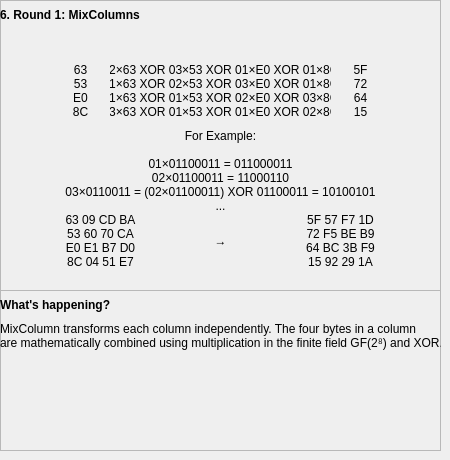
        <widget class="QWidget" name="pg_eaespg6">
         <widget class="QFrame" name="fr_eaeswh6">
          <property name="geometry">
           <rect>
            <x>0</x>
            <y>290</y>
            <width>441</width>
            <height>161</height>
           </rect>
          </property>
          <property name="frameShape">
           <enum>QFrame::StyledPanel</enum>
          </property>
          <property name="frameShadow">
           <enum>QFrame::Raised</enum>
          </property>
          <widget class="QLabel" name="lbl_eaeswh6_ex">
           <property name="geometry">
            <rect>
             <x>0</x>
             <y>30</y>
             <width>441</width>
             <height>31</height>
            </rect>
           </property>
           <property name="text">
            <string>MixColumn transforms each column independently. The four bytes in a column 
are mathematically combined using multiplication in the finite field GF(2⁸) and XOR.</string>
           </property>
          </widget>
          <widget class="QLabel" name="lbl_eaeswh6_wh">
           <property name="geometry">
            <rect>
             <x>0</x>
             <y>0</y>
             <width>211</width>
             <height>31</height>
            </rect>
           </property>
           <property name="text">
            <string>&lt;html&gt;&lt;head/&gt;&lt;body&gt;&lt;p&gt;&lt;span style=&quot; font-size:9pt; font-weight:600;&quot;&gt;What's happening?&lt;/span&gt;&lt;/p&gt;&lt;/body&gt;&lt;/html&gt;</string>
           </property>
           <property name="alignment">
            <set>Qt::AlignLeading|Qt::AlignLeft|Qt::AlignVCenter</set>
           </property>
          </widget>
         </widget>
         <widget class="QFrame" name="fr_eaesmn6">
          <property name="geometry">
           <rect>
            <x>0</x>
            <y>0</y>
            <width>441</width>
            <height>291</height>
           </rect>
          </property>
          <property name="frameShape">
           <enum>QFrame::StyledPanel</enum>
          </property>
          <property name="frameShadow">
           <enum>QFrame::Raised</enum>
          </property>
          <widget class="QLabel" name="lbl_eaesmn6_mc">
           <property name="geometry">
            <rect>
             <x>0</x>
             <y>0</y>
             <width>221</width>
             <height>31</height>
            </rect>
           </property>
           <property name="text">
            <string>&lt;html&gt;&lt;head/&gt;&lt;body&gt;&lt;p&gt;&lt;span style=&quot; font-size:9pt; font-weight:600;&quot;&gt;6. Round 1: MixColumns&lt;/span&gt;&lt;/p&gt;&lt;/body&gt;&lt;/html&gt;</string>
           </property>
           <property name="alignment">
            <set>Qt::AlignLeading|Qt::AlignLeft|Qt::AlignVCenter</set>
           </property>
          </widget>
          <widget class="QLabel" name="lbl_eaesmn6_st">
           <property name="geometry">
            <rect>
             <x>0</x>
             <y>210</y>
             <width>201</width>
             <height>61</height>
            </rect>
           </property>
           <property name="text">
            <string>63 09 CD BA
53 60 70 CA
E0 E1 B7 D0
8C 04 51 E7</string>
           </property>
           <property name="alignment">
            <set>Qt::AlignCenter</set>
           </property>
          </widget>
          <widget class="QLabel" name="lbl_eaesmn6_c">
           <property name="geometry">
            <rect>
             <x>0</x>
             <y>60</y>
             <width>161</width>
             <height>61</height>
            </rect>
           </property>
           <property name="text">
            <string>63
53
E0
8C</string>
           </property>
           <property name="alignment">
            <set>Qt::AlignCenter</set>
           </property>
          </widget>
          <widget class="QLabel" name="lbl_eaesmn6_mth">
           <property name="geometry">
            <rect>
             <x>110</x>
             <y>60</y>
             <width>221</width>
             <height>61</height>
            </rect>
           </property>
           <property name="text">
            <string>02×63 XOR 03×53 XOR 01×E0 XOR 01×8C
01×63 XOR 02×53 XOR 03×E0 XOR 01×8C
01×63 XOR 01×53 XOR 02×E0 XOR 03×8C
03×63 XOR 01×53 XOR 01×E0 XOR 02×8C</string>
           </property>
           <property name="alignment">
            <set>Qt::AlignCenter</set>
           </property>
          </widget>
          <widget class="QLabel" name="lbl_eaesmn6_nc">
           <property name="geometry">
            <rect>
             <x>280</x>
             <y>60</y>
             <width>161</width>
             <height>61</height>
            </rect>
           </property>
           <property name="text">
            <string>5F
72
64
15</string>
           </property>
           <property name="alignment">
            <set>Qt::AlignCenter</set>
           </property>
          </widget>
          <widget class="QLabel" name="lbl_eaesmn6_expl">
           <property name="geometry">
            <rect>
             <x>0</x>
             <y>130</y>
             <width>441</width>
             <height>81</height>
            </rect>
           </property>
           <property name="text">
            <string>For Example:

01×01100011 = 011000011
02×01100011 = 11000110
03×0110011 = (02×01100011) XOR 01100011 = 10100101
...</string>
           </property>
           <property name="alignment">
            <set>Qt::AlignCenter</set>
           </property>
          </widget>
          <widget class="QLabel" name="lbl_eaesmn6_nst">
           <property name="geometry">
            <rect>
             <x>240</x>
             <y>210</y>
             <width>201</width>
             <height>61</height>
            </rect>
           </property>
           <property name="text">
            <string>5F 57 F7 1D
72 F5 BE B9
64 BC 3B F9
15 92 29 1A</string>
           </property>
           <property name="alignment">
            <set>Qt::AlignCenter</set>
           </property>
          </widget>
          <widget class="QLabel" name="lbl_eaesmn6_ar">
           <property name="geometry">
            <rect>
             <x>180</x>
             <y>230</y>
             <width>81</width>
             <height>21</height>
            </rect>
           </property>
           <property name="text">
            <string>→</string>
           </property>
           <property name="alignment">
            <set>Qt::AlignCenter</set>
           </property>
          </widget>
         </widget>
        </widget>
